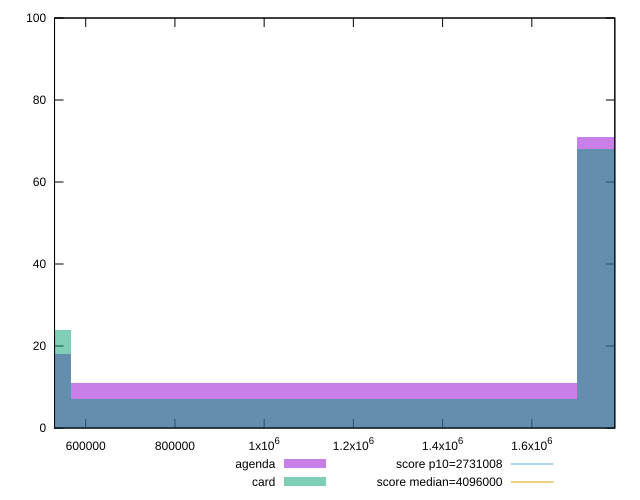

Write the gnuplot code that produced this figure.
reset

$agenda <<EOF
1134083.2089985174 11
2268166.4179970347 71
0 18
EOF

$card <<EOF
1134083.2089985174 7
2268166.4179970347 68
0 24
EOF

set key outside below
set boxwidth 1134083.2089985174
set xrange [530145:1786028]
set yrange [0:100]
set trange [0:100]
set style fill transparent solid 0.5 noborder

set parametric
set terminal svg size 640, 500 enhanced background rgb 'white'
set output "report/report_00029_2021-02-24T13-36-40.390Z/total-byte-weight/comparison/histogram/1_vs_2.svg"

plot $agenda title "agenda" with boxes, \
     $card title "card" with boxes, \
     2731008,t title "score p10=2731008", \
     4096000,t title "score median=4096000"

reset
